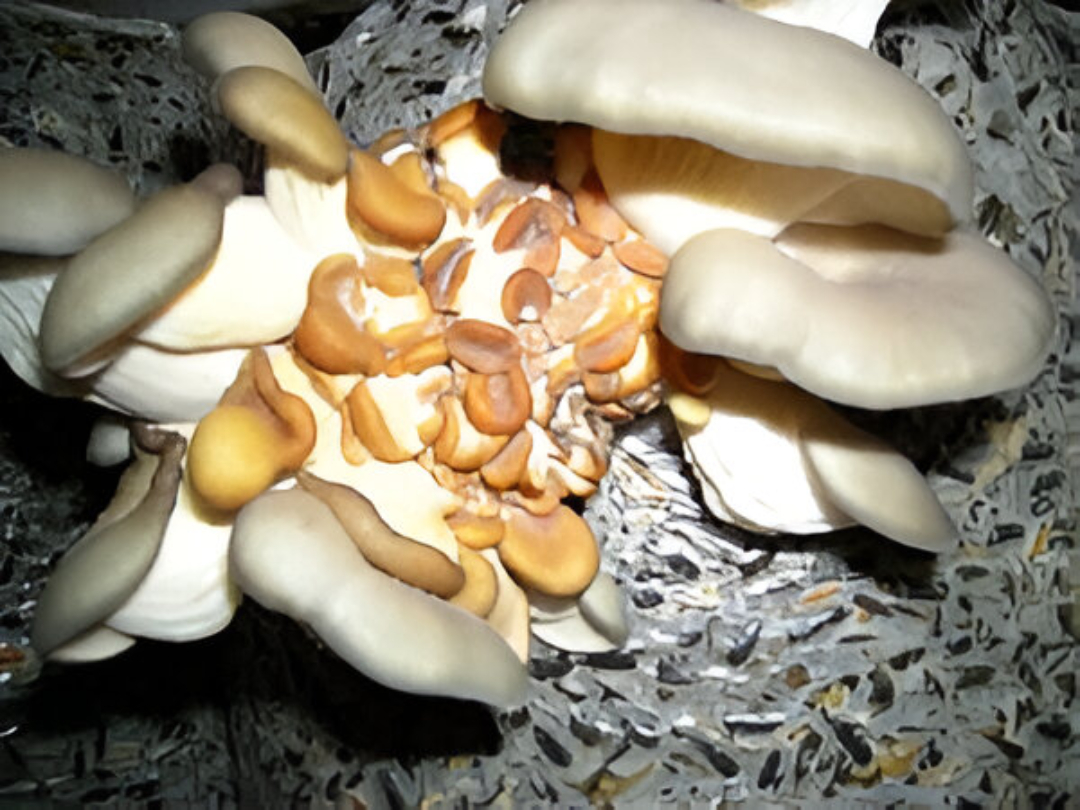
#> input picture mushroom_dataset/contamination_bacterialblotch/2ja-infekcija-300x225 (1).jpg, 1080 x 810 px
$ python -i app.py   (imports and definitions only)   (older library calls are emulated)
#> lines starting #> are read from the running program, lines starting #| are printed output that depends on the picture
#> further down, picture is the input picture: shape (810, 1080, 3); mean B, G, R 113.9, 132.6, 141.7
from flask import Flask, request, jsonify
import joblib
import cv2
import numpy as np
from skimage.feature import hog, local_binary_pattern
import os

# === Configuration ===
IMAGE_SIZE = (128, 128)
MODEL_PATH = 'random_forest_model.pkl'
PCA_PATH = 'pca.pkl'
SCALER_PATH = 'scaler.pkl'
LABEL_ENCODER_PATH = 'label_encoder.pkl'

# === Initialize Flask ===
# [12 lines not run here, left out]

# === Feature Extraction ===
def extract_features(image):
    image = cv2.resize(image, IMAGE_SIZE)
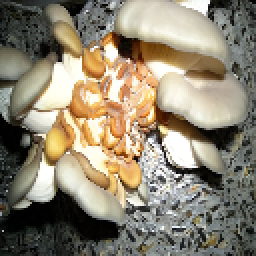
#> image: shape (128, 128, 3) (shown 2 times larger); mean of channels 0, 1, 2 113.7, 132.5, 141.6; drawn as B, G, R

    # Color histogram
    hist = cv2.calcHist([image], [0,1,2], None, [16,16,16],[0,256,0,256,0,256])
    hist = cv2.normalize(hist, hist).flatten()
#> hist = 4096 values, max 0.584 at index 0, min 0 at index 4, mean 0.00186

    gray = cv2.cvtColor(image, cv2.COLOR_BGR2GRAY)
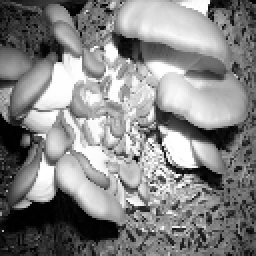
#> gray: shape (128, 128) (shown 2 times larger); min 0, max 255, mean 133.1

    # HOG
    hog_feat = hog(gray, orientations=12, pixels_per_cell=(8,8),
                   cells_per_block=(2,2), block_norm='L2-Hys', feature_vector=True)
#> hog_feat = 10800 values, max 0.43 at index 1230, min 0 at index 181, mean 0.113

    # LBP
    lbp = local_binary_pattern(gray, P=8, R=1, method="uniform")
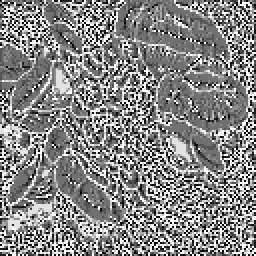
#> lbp: shape (128, 128) float64 (shown 2 times larger); min 0, max 9, mean 4.76; drawn with min black and max white
    lbp_hist, _ = np.histogram(lbp.ravel(), bins=np.arange(0,10), range=(0,9))
#> lbp_hist = [1145, 1245, 910, 2073, 3360, 1747, 835, 1271, 3798]
    lbp_hist = lbp_hist.astype("float")
    lbp_hist /= (lbp_hist.sum() + 1e-6)
#> lbp_hist = [0.0699, 0.076, 0.0555, 0.127, 0.205, 0.107, 0.051, 0.0776, 0.232]

    # Color moments
    color_moments = []
    for i in range(3):
        ch = image[:,:,i]
        color_moments.extend([np.mean(ch), np.std(ch), np.mean(np.abs(ch-np.mean(ch))**3)**(1/3)])
#> this loop made 3 passes
#> pass 1, in extract_features, `ch = image[:,:,i]`:
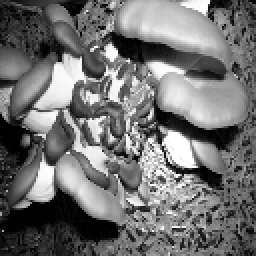
#> ch: shape (128, 128) (shown 2 times larger); min 0, max 255, mean 113.7
#> pass 3, in extract_features, `ch = image[:,:,i]`:
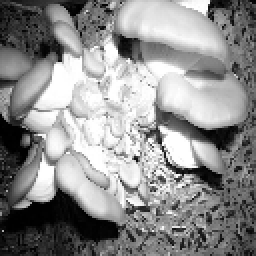
#> ch: shape (128, 128) (shown 2 times larger); min 0, max 255, mean 141.6
#> after the loop, color_moments = [113.7, 71.6, 79.57, 132.5, 74.95, 82.8, 141.6, 79.65, 86.94]

    # Laplacian
    lap_var = cv2.Laplacian(gray, cv2.CV_64F).var()
#> lap_var = 8037.8

    combined = np.concatenate((hist, hog_feat, lbp_hist, color_moments, [lap_var])).reshape(1,-1)
    return combined

# === Routes ===
# [3 lines that did not run here, left out]

# [33 lines that did not run here, left out]

# === Run Flask app ===
# [3 lines not run here, left out]

>>> import cv2
>>> picture = cv2.imread('mushroom_dataset/contamination_bacterialblotch/2ja-infekcija-300x225 (1).jpg')
>>> result = extract_features(picture)

$ run again, on mushroom_dataset/contamination_bacterialblotch/480448290_613103368344254_7621459536773993101_n (1).jpg
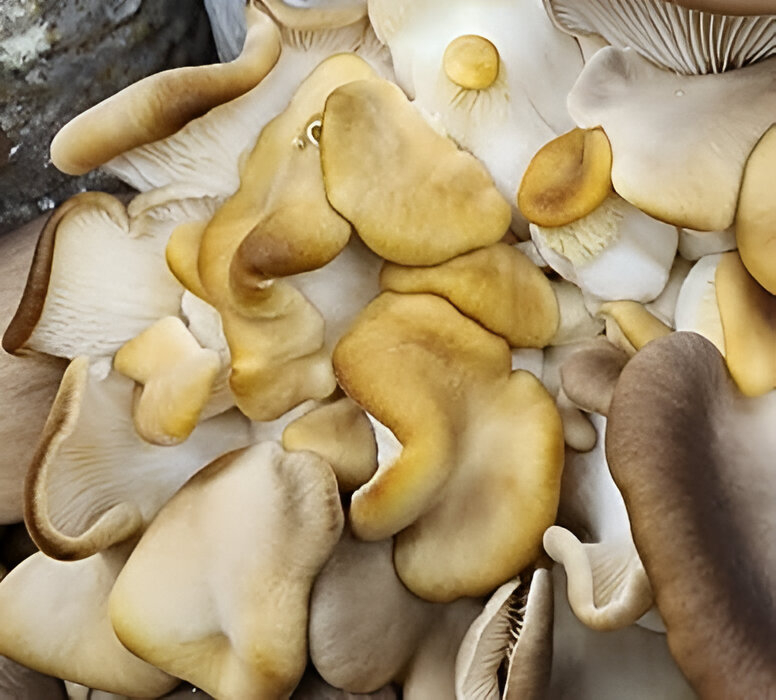
#> input picture mushroom_dataset/contamination_bacterialblotch/480448290_613103368344254_7621459536773993101_n (1).jpg, 776 x 700 px
#> picture is the input picture: shape (700, 776, 3); mean B, G, R 110.8, 146.5, 166.1
#> hist = 4096 values, max 0.27 at index 3021, min 0 at index 3, mean 0.00242
#> hog_feat = 10800 values, max 0.377 at index 8364, min 0 at index 24, mean 0.111
#> in extract_features, `lbp = local_binary_pattern(gray, P=8, R=1, method="uniform")`:
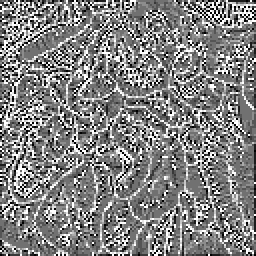
#> lbp: shape (128, 128) float64 (shown 2 times larger); min 0, max 9, mean 4.62; drawn with min black and max white
#> in extract_features, `lbp_hist, _ = np.histogram(lbp.ravel(), bins=np.arange(0,10), range=(0..`: lbp_hist = [965, 1089, 1014, 2363, 3687, 2115, 966, 1082, 3103]
#> in extract_features, `lbp_hist /= (lbp_hist.sum() + 1e-6)`: lbp_hist = [0.0589, 0.0665, 0.0619, 0.144, 0.225, 0.129, 0.059, 0.066, 0.189]
#> the loop in extract_features, `for i in range(3):` made 3 passes
#> pass 3, in extract_features, `ch = image[:,:,i]`:
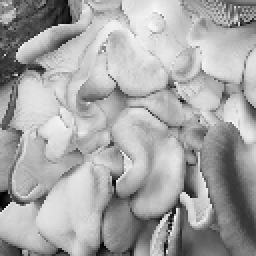
#> ch: shape (128, 128) (shown 2 times larger); min 0, max 254, mean 166.1
#> after the loop in extract_features, `for i in range(3):`: color_moments = [110.8, 53.88, 60.01, 146.5, 52.86, 59.69, 166.1, 51.71, 59.55]
#> lap_var = 4552.2

$ run again, on mushroom_dataset/contamination_bacterialblotch/515956585_10163255596434255_4676282545326721507_n.jpg
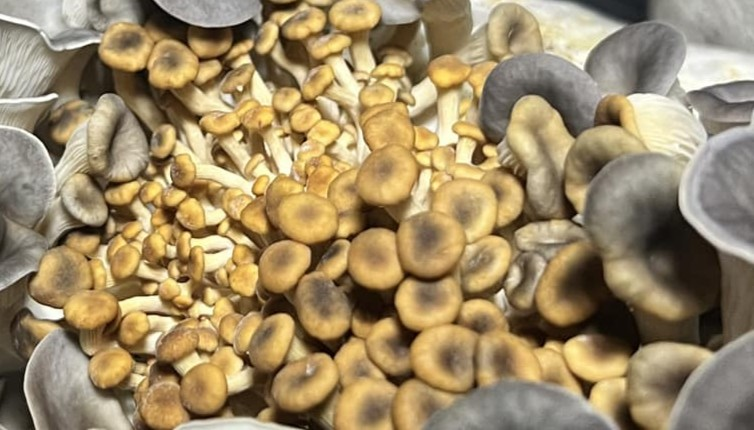
#> input picture mushroom_dataset/contamination_bacterialblotch/515956585_10163255596434255_4676282545326721507_n.jpg, 754 x 430 px
#> picture is the input picture: shape (430, 754, 3); mean B, G, R 103.2, 138.5, 157.7
#> hist = 4096 values, max 0.201 at index 2184, min 0 at index 3, mean 0.00266
#> hog_feat = 10800 values, max 0.387 at index 548, min 0 at index 26, mean 0.119
#> in extract_features, `lbp = local_binary_pattern(gray, P=8, R=1, method="uniform")`:
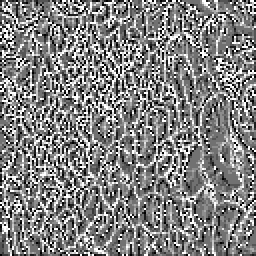
#> lbp: shape (128, 128) float64 (shown 2 times larger); min 0, max 9, mean 4.59; drawn with min black and max white
#> in extract_features, `lbp_hist, _ = np.histogram(lbp.ravel(), bins=np.arange(0,10), range=(0..`: lbp_hist = [998, 1399, 1016, 2133, 3541, 1881, 1032, 1348, 3036]
#> in extract_features, `lbp_hist /= (lbp_hist.sum() + 1e-6)`: lbp_hist = [0.0609, 0.0854, 0.062, 0.13, 0.216, 0.115, 0.063, 0.0823, 0.185]
#> the loop in extract_features, `for i in range(3):` made 3 passes
#> pass 3, in extract_features, `ch = image[:,:,i]`:
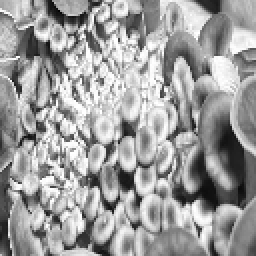
#> ch: shape (128, 128) (shown 2 times larger); min 3, max 255, mean 157.6
#> after the loop in extract_features, `for i in range(3):`: color_moments = [103.1, 52.4, 60.29, 138.5, 57.71, 65.53, 157.6, 60.61, 68.25]
#> lap_var = 6950.2

$ run again, on mushroom_dataset/contamination_bacterialblotch/TolaasiiB.jpg
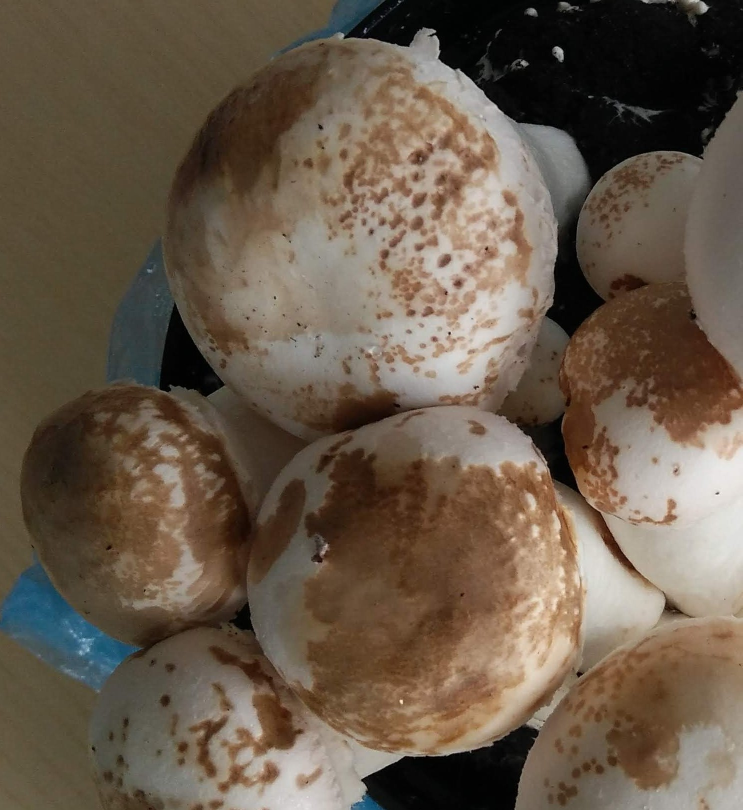
#> input picture mushroom_dataset/contamination_bacterialblotch/TolaasiiB.jpg, 1485 x 1620 px (shown at 1/2 size)
#> picture is the input picture: shape (1620, 1485, 3); mean B, G, R 73.9, 89.5, 104.2
#> hist = 4096 values, max 0.683 at index 837, min 0 at index 3, mean 0.00131
#> hog_feat = 10800 values, max 0.399 at index 878, min 0 at index 5, mean 0.118
#> in extract_features, `lbp = local_binary_pattern(gray, P=8, R=1, method="uniform")`:
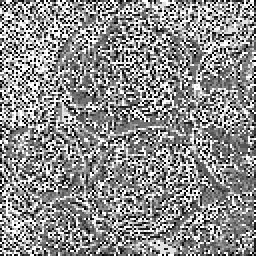
#> lbp: shape (128, 128) float64 (shown 2 times larger); min 0, max 9, mean 4.99; drawn with min black and max white
#> in extract_features, `lbp_hist, _ = np.histogram(lbp.ravel(), bins=np.arange(0,10), range=(0..`: lbp_hist = [1245, 1396, 1008, 1828, 2051, 1724, 1200, 1380, 4552]
#> in extract_features, `lbp_hist /= (lbp_hist.sum() + 1e-6)`: lbp_hist = [0.076, 0.0852, 0.0615, 0.112, 0.125, 0.105, 0.0732, 0.0842, 0.278]
#> the loop in extract_features, `for i in range(3):` made 3 passes
#> pass 3, in extract_features, `ch = image[:,:,i]`:
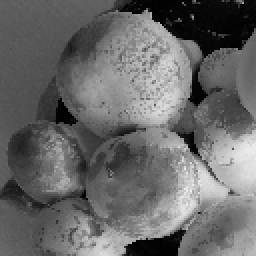
#> ch: shape (128, 128) (shown 2 times larger); min 0, max 237, mean 104.1
#> after the loop in extract_features, `for i in range(3):`: color_moments = [73.83, 48.91, 57.49, 89.45, 49.46, 57.94, 104.1, 52.18, 60.66]
#> lap_var = 2333.8
